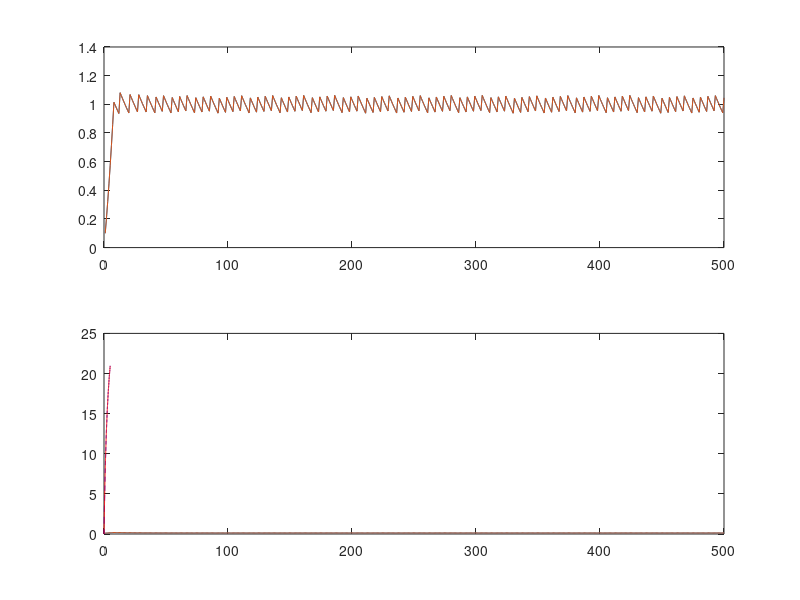

Write the MATLAB code that produced this figure.
clc
clear all
close all
figure 
% hold on



%% Variance and MNOB
% 
% close all
t=1:500;

thMag1 = .1;
thTau1 = 15;
etaTau = 50;

theta0v = 0.1;

mnob = theta0v(1)*theta0v(1);
% mnob = [1*theta0v(1) 0.5*theta0v(2)];


inputC = 1;

firingratesnn = zeros(length(mnob),length(inputC));
variancesnn = zeros(length(mnob),length(inputC));
meansnn = zeros(length(mnob),length(inputC));


for imnob = 1:length(mnob)
    
    
    spiketime = [];
    frate = zeros(2,length(inputC));
    tfun = zeros(size(inputC));
    tfunmf = zeros(size(inputC,1),2);
    
    tauSig2 = 2.5;
    a1 = exp (-1/tauSig2);
    
    theta0 = theta0v(imnob);
    
    for imn = 1:length(inputC)
        
        % keep track of assigned theta:
        thetaTrack = ones(size(t))*theta0;
        
        % required for exp:
        theta = theta0;
        th0 = theta0;
        th1 = 0;
     
        
        thCorr = 1/(thMag1);
        thMag1c = thMag1*thCorr;
       
        dth1 = exp(-1/(thTau1));
        
        dEta = exp(-1/(etaTau));
        eta = 1;
        % signal:
        tstep = 1;
        input = zeros(1,length(t));
        input(tstep:end) = inputC(imn);
        
        yhat = zeros(size(input));
        spike = zeros(size(input));
        
        
        stimes1a = zeros(size(input));
        y = input;
        
        tauSig2 = .005;
        a2 = exp (-0.001/tauSig2);
        
        epsif = 0;
        
        epsifTrack = ones(size(t));
        
        mISI = 1;
        ISI = 55;
        prevspike = 0;
        
        % figure
        thMag = mnob(imnob);
        
        
        for time=1:length(t)
            
            
            v = y(time) - yhat(time);
            if v>(1*theta/2)
                stimes1a(time) = 1;
                % if a spike: add to approximation
                deltaSpike = time - prevspike;
                
                lenK = length(yhat(time:end));
                
                isifact  = mISI;

                dyhat = theta*isifact;
                yhat(time) = yhat(time) + dyhat;

                
                fmult = theta/theta0;

                
                spike(time) = spike(time) + 1;
                spiketime = [spiketime time];
                
                % update theta components:
                th1 = th1 + fmult*thMag;
                
                prevspike = time;
            end
            % evolve yhat
            yhat(time+1) = yhat(time)*dEta;
            spike(time+1) = spike(time)*dEta;
            th1 = th1*dth1;
           
            theta = th1 + theta0;
            thetaTrack(time) = theta;
            
            epsif = epsif+(1-a1)*(spike(time)-epsif);
            epsifTrack(time)=epsif;
            
            
        end
        
        
        
       
    end
    
    
firingratesnn(imnob,:)=tfun;
variancesnn(imnob,:)=tfunmf(:,2);
meansnn(imnob,:)=tfunmf(:,1);

end


subplot(2,1,1)
plot(t,yhat(1:end-1))
hold on

subplot(2,1,2)
plot(t,thetaTrack)
hold on


%% 
% close all
t=1:500;

thMag1 = .1;
thTau1 = 15;
etaTau = 50;

theta0v = 0.1/2;

mnob = theta0v(1)*theta0v(1);
% mnob = [1*theta0v(1) 0.5*theta0v(2)];


inputC = 1;

firingratesnn = zeros(length(mnob),length(inputC));
variancesnn = zeros(length(mnob),length(inputC));
meansnn = zeros(length(mnob),length(inputC));


for imnob = 1:length(mnob)
    
    
    spiketime = [];
    frate = zeros(2,length(inputC));
    tfun = zeros(size(inputC));
    tfunmf = zeros(size(inputC,1),2);
    
    tauSig2 = 2.5;
    a1 = exp (-1/tauSig2);
    
    theta0 = theta0v(imnob);
    
    for imn = 1:length(inputC)
        
        % keep track of assigned theta:
        thetaTrack = ones(size(t))*theta0;
        
        % required for exp:
        theta = theta0;
        th0 = theta0;
        th1 = 0;
     
        
        thCorr = 1/(thMag1);
        thMag1c = thMag1*thCorr;
       
        dth1 = exp(-1/(thTau1));
        
        dEta = exp(-1/(etaTau));
        eta = 1;
        % signal:
        tstep = 1;
        input = zeros(1,length(t));
        input(tstep:end) = inputC(imn);
        
        yhat = zeros(size(input));
        spike = zeros(size(input));
        
        
        stimes1a = zeros(size(input));
        y = input;
        
        tauSig2 = .005;
        a2 = exp (-0.001/tauSig2);
        
        epsif = 0;
        
        epsifTrack = ones(size(t));
        
        mISI = 1;
        ISI = 55;
        prevspike = 0;
        
        % figure
        thMag = mnob(imnob);
        
        
        for time=1:length(t)
            
            
            v = y(time) - yhat(time);
            if v>theta
                stimes1a(time) = 1;
                % if a spike: add to approximation
                deltaSpike = time - prevspike;
                
                lenK = length(yhat(time:end));
                
                isifact  = mISI;

                dyhat = theta*isifact;
                yhat(time) = yhat(time) + 2*dyhat;

                
                fmult = 2*theta/theta0;

                
                spike(time) = spike(time) + 1;
                spiketime = [spiketime time];
                
                % update theta components:
                th1 = th1 + fmult*thMag;
                
                prevspike = time;
            end
            % evolve yhat
            yhat(time+1) = yhat(time)*dEta;
            spike(time+1) = spike(time)*dEta;
            th1 = th1*dth1;
           
            theta = th1 + theta0;
            thetaTrack(time) = theta;
            
            epsif = epsif+(1-a1)*(spike(time)-epsif);
            epsifTrack(time)=epsif;
            
            
        end
        
        
        
        
    end
    
    
firingratesnn(imnob,:)=tfun;
variancesnn(imnob,:)=tfunmf(:,2);
meansnn(imnob,:)=tfunmf(:,1);

end



subplot(2,1,1)
plot(t,yhat(1:end-1))
hold on

subplot(2,1,2)
plot(t,2*thetaTrack)
hold on


%%
x = 0.01:0.01:5;
h         = single(1);
m_f       = single(0.1);
tau_gamma = single(15);
tau_eta   = single(50);
theta0    = single(0.1);

c1 = 2*m_f*tau_gamma*tau_gamma;
c2 = 2*theta0*tau_eta*tau_gamma;
c3 = tau_gamma*(m_f*tau_gamma + 2*(m_f + 1)*tau_eta);
c4 = theta0*tau_gamma*tau_eta + theta0*tau_eta*tau_eta;

c0 = h/(exp((c1*0.5*theta0 + c2)/(c3*0.5*theta0 + c4)) - 1);

y1 = x;
y1(x<theta0/2)= 0;
y1 = max(0,h./(exp((c1*y1 + c2)./(c3*y1 + c4)) - 1) - c0 + h/2);

% figure
plot(x,y1,'--b')
hold on
% nex tf
h         = single(1);
tau_gamma = single(15);
tau_eta   = single(50);
theta0    = single(0.1)/2;
m_f       = single(0.0025)/theta0;

c1 = 2*m_f*tau_gamma*tau_gamma;
c2 = 2*theta0*tau_eta*tau_gamma;
c3 = tau_gamma*(m_f*tau_gamma + (2*m_f + 1)*tau_eta);
c4 = theta0*tau_gamma*tau_eta + theta0*tau_eta*tau_eta;

c0 = h/(exp((c1*theta0 + c2)/(c3*theta0 + c4)) - 1);

y2 = x;
y2(x<theta0)= 0;
y2 = max(0,h./(exp((c1*y2 + c2)./(c3*y2 + c4)) - 1) - c0 + h/2);

plot(x,y2,'r')
